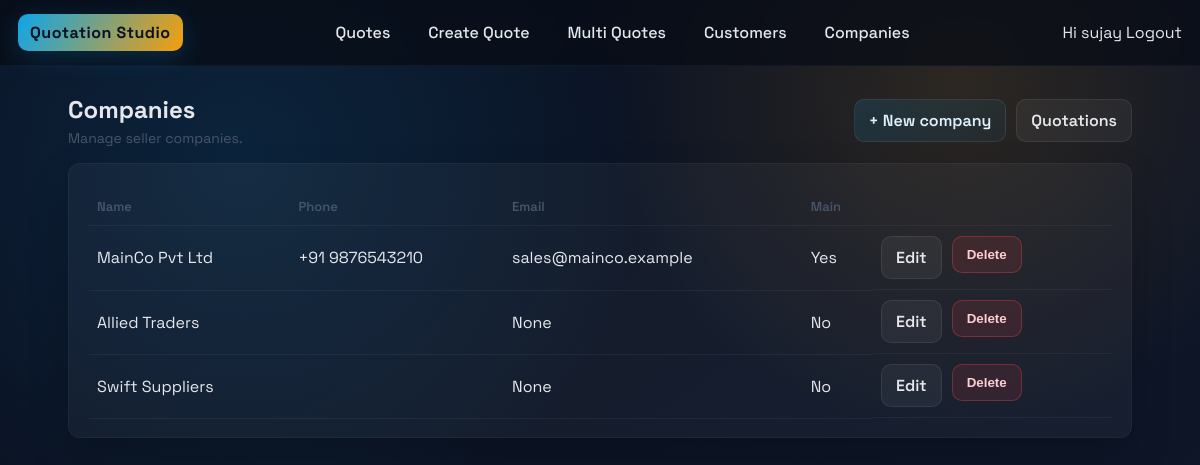
/companies/ (signed in), run on the app's committed database.
### quotation_models/models.py (models this page shows, shortened)
class Company(models.Model):
    name = models.CharField(max_length=200)
    legal_name = models.CharField(max_length=255, blank=True, default="")
    address = models.TextField(blank=True, default="")
    phone = models.CharField(max_length=50, blank=True, default="")
    email = models.EmailField(blank=True, null=True)
    gstin = models.CharField(max_length=32, blank=True, default="")
    pan = models.CharField(max_length=16, blank=True, default="")
    logo_path = models.CharField(max_length=500, blank=True, default="")
    is_main = models.BooleanField(default=False)
    class Meta:
        app_label = "quotation_models"

### quotations/views.py (the view)
# urls.py: path("companies/", views.company_list, name="company_list"),
@login_required
def company_list(request):
    companies = Company.objects.order_by("-is_main", "name")
    return render(request, "quotations/company_list.html", {"companies": companies})

### templates/quotations/company_list.html (shortened to what this page needs)
{% extends "base.html" %}
{% block content %}
<div class="page-header">
    <div>
        <h1 class="page-title">Companies</h1>
        <p class="page-subtitle">Manage seller companies.</p>
    </div>
    <div class="actions">
        <a class="btn" href="{% url 'quotations:company_create' %}">+ New company</a>
        <a class="btn-secondary btn" href="{% url 'quotations:list' %}">Quotations</a>
    </div>
</div>
<div class="panel">
    <table class="table">
        <thead>
            <tr>
                <th>Name</th>
                <th>Phone</th>
                <th>Email</th>
                <th>Main</th>
                <th></th>
            </tr>
        </thead>
        <tbody>
            {% for c in companies %}
            <tr>
                <td>{{ c.name }}</td>
                <td>{{ c.phone }}</td>
                <td>{{ c.email }}</td>
                <td>{{ c.is_main|yesno:"Yes,No" }}</td>
                <td class="actions">
                    <a class="btn-secondary btn" href="{% url 'quotations:company_edit' c.id %}">Edit</a>
                    <form method="post" action="{% url 'quotations:company_delete' c.id %}" style="display:inline" onsubmit="return confirm('Delete this company?');">
                        <button class="btn btn-danger" type="submit">Delete</button>
                    </form>
                </td>
            </tr>
            {% empty %}
            <tr><td colspan="5" class="empty">No companies yet.</td></tr>
            {% endfor %}
        </tbody>
    </table>
</div>
{% endblock %}

### templates/base.html (shortened to what this page needs)
{% load static %}
<!DOCTYPE html>
<html lang="en">
<head>
    <link rel="stylesheet" href="{% static 'quotations.css' %}">
</head>
<body>
    <header class="topbar">
        <a class="brand" href="{% url 'quotations:list' %}">Quotation Studio</a>
        <nav class="nav-links">
            <a href="{% url 'quotations:list' %}">Quotes</a>
            <a href="{% url 'quotations:create' %}">Create Quote</a>
            <a href="{% url 'quotations:multi_create' %}">Multi Quotes</a>
            <a href="{% url 'quotations:buyer_list' %}">Customers</a>
            <a href="{% url 'quotations:company_list' %}">Companies</a>
        </nav>
        <div class="user-info">
            {% if user.is_authenticated %}
                <span>Hi {{ user.username }}</span>
                <a href="{% url 'logout' %}">Logout</a>
            {% else %}
                <a href="{% url 'login' %}">Login</a>
            {% endif %}
        </div>
    </header>
    <main class="page-shell">
        {% block content %}{% endblock %}
    </main>
</body>
</html>

### static/quotations.css (style rules this page uses)
:root { --ink: #0f172a; --muted: #475569; --line: #1f2937; --surface: #0b1224; --panel: rgba(255, 255, 255, 0.04); --accent: #0ea5e9; --accent-2: #f59e0b; --success: #22c55e; --danger: #ef4444; --radius: 12px; color-scheme: dark; }
* { box-sizing: border-box; }
body { margin: 0; font-family: 'Space Grotesk', 'Chivo', sans-serif; background: radial-gradient(circle at 20% 20%, rgba(14,165,233,0.12), transparent 35%), radial-gradient(circle at 80% 10%, rgba(245,158,11,0.14), transparent 30%), linear-gradient(145deg, #0b1224, #0b1324 35%, #0f172a); color: #e5e7eb; min-height: 100vh; }
a { color: inherit; text-decoration: none; }
.topbar { display: flex; justify-content: space-between; align-items: center; padding: 14px 18px; border-bottom: 1px solid #111827; background: rgba(8, 12, 22, 0.75); backdrop-filter: blur(6px); position: sticky; top: 0; z-index: 10; }
.brand { font-weight: 700; letter-spacing: 0.5px; padding: 8px 12px; border-radius: 10px; background: linear-gradient(120deg, var(--accent), var(--accent-2)); color: #0b1224; box-shadow: 0 6px 24px rgba(14,165,233,0.2); }
.nav-links { display: flex; gap: 14px; font-weight: 500; }
.nav-links a { padding: 8px 12px; border-radius: 10px; transition: background 0.2s ease, color 0.2s ease; }
.page-shell { padding: 28px 18px 48px; max-width: 1100px; margin: 0 auto; }
.panel { background: var(--panel); border: 1px solid rgba(255,255,255,0.04); border-radius: var(--radius); box-shadow: 0 18px 40px rgba(0,0,0,0.2); padding: 18px 20px; }
.page-header { display: flex; justify-content: space-between; align-items: center; margin-bottom: 16px; gap: 12px; }
.page-title { font-size: 24px; font-weight: 700; margin: 0; }
.page-subtitle { color: var(--muted); margin: 4px 0 0 0; font-size: 14px; }
.btn { display: inline-flex; align-items: center; gap: 6px; padding: 10px 14px; border-radius: 10px; border: 1px solid rgba(255,255,255,0.08); background: linear-gradient(135deg, rgba(14,165,233,0.14), rgba(14,165,233,0.05)); color: #e0f2fe; cursor: pointer; font-weight: 600; transition: transform 0.08s ease, box-shadow 0.2s ease, border-color 0.2s ease; }
.btn-secondary { background: rgba(255,255,255,0.05); color: #e5e7eb; }
.btn-danger { background: rgba(239, 68, 68, 0.12); color: #fecdd3; border-color: rgba(239,68,68,0.35); }
.table { width: 100%; border-collapse: collapse; border-spacing: 0; margin-top: 6px; }
.table th, .table td { padding: 10px 8px; border-bottom: 1px solid rgba(255,255,255,0.05); }
.table th { text-align: left; color: var(--muted); font-weight: 600; font-size: 13px; }
.actions { display: flex; gap: 10px; flex-wrap: wrap; }

### data on the page
Company: name "MainCo Pvt Ltd", phone "+91 9876543210", email "sales@mainco.example", is_main "Yes"
Company: name "Allied Traders", email "None", is_main "No"
Company: name "Swift Suppliers", email "None", is_main "No"

### other printed values
{{ user.username }} "sujay"
